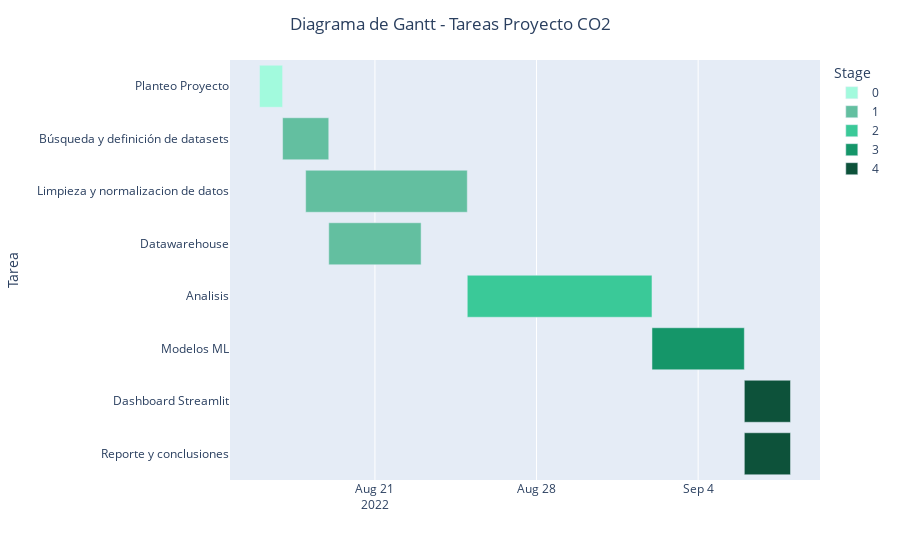

Notebook source saved alongside this figure:
### Code cell
color_sequence = ['#0d523a', '#159669', '#3ac998', '#63bfa0', '#a2fadd']
dg = pd.DataFrame([
    dict(Tarea="Planteo Proyecto", Start='2022-08-16', Finish='2022-08-17', Stage="0"),
    dict(Tarea="Búsqueda y definición de datasets", Start='2022-08-17', Finish='2022-08-19', Stage="1"),
    dict(Tarea="Limpieza y normalizacion de datos", Start='2022-08-18', Finish='2022-08-25', Stage="1"),
    dict(Tarea="Datawarehouse", Start='2022-08-19', Finish='2022-08-23', Stage="1"),
    dict(Tarea="Analisis", Start='2022-08-25', Finish='2022-09-02', Stage="2"),
    #dict(Tarea="Métricas", Start='2022-08-28', Finish='2022-09-02', Stage="2"),
    #dict(Tarea="Visualizaciones", Start='2022-08-28', Finish='2022-09-02', Stage="2"),    
    dict(Tarea="Modelos ML", Start='2022-09-02', Finish='2022-09-06', Stage="3"),
    dict(Tarea="Dashboard Streamlit", Start='2022-09-06', Finish='2022-09-08', Stage="4"),
    dict(Tarea="Reporte y conclusiones", Start='2022-09-06', Finish='2022-09-08', Stage="4"),
    ])

fig = px.timeline(dg, x_start="Start", x_end="Finish", y="Tarea",color="Stage", color_discrete_sequence=color_sequence[::-1])
fig.update_layout(title='Diagrama de Gantt - Tareas Proyecto CO2',title_x=0.5)
fig.update_yaxes(autorange="reversed")
fig.show()

### Figure 1 — Plotly figure (JSON) as saved in the notebook; plotly's stock layout.template omitted (floating-point values rounded to 4 significant figures)
{"data": [{"alignmentgroup": "True", "base": ["2022-08-16"], "hovertemplate": "Stage=0<br>Start=%{base}<br>Finish=%{x}<br>Tarea=%{y}<extra></extra>", "legendgroup": "0", "marker": {"color": "#a2fadd", "pattern": {"shape": ""}}, "name": "0", "offsetgroup": "0", "orientation": "h", "showlegend": true, "textposition": "auto", "type": "bar", "x": [86400000], "xaxis": "x", "y": ["Planteo Proyecto"], "yaxis": "y"}, {"alignmentgroup": "True", "base": ["2022-08-17", "2022-08-18", "2022-08-19"], "hovertemplate": "Stage=1<br>Start=%{base}<br>Finish=%{x}<br>Tarea=%{y}<extra></extra>", "legendgroup": "1", "marker": {"color": "#63bfa0", "pattern": {"shape": ""}}, "name": "1", "offsetgroup": "1", "orientation": "h", "showlegend": true, "textposition": "auto", "type": "bar", "x": [172800000, 604800000, 345600000], "xaxis": "x", "y": ["Búsqueda y definición de datasets", "Limpieza y normalizacion de datos", "Datawarehouse"], "yaxis": "y"}, {"alignmentgroup": "True", "base": ["2022-08-25"], "hovertemplate": "Stage=2<br>Start=%{base}<br>Finish=%{x}<br>Tarea=%{y}<extra></extra>", "legendgroup": "2", "marker": {"color": "#3ac998", "pattern": {"shape": ""}}, "name": "2", "offsetgroup": "2", "orientation": "h", "showlegend": true, "textposition": "auto", "type": "bar", "x": [691200000], "xaxis": "x", "y": ["Analisis"], "yaxis": "y"}, {"alignmentgroup": "True", "base": ["2022-09-02"], "hovertemplate": "Stage=3<br>Start=%{base}<br>Finish=%{x}<br>Tarea=%{y}<extra></extra>", "legendgroup": "3", "marker": {"color": "#159669", "pattern": {"shape": ""}}, "name": "3", "offsetgroup": "3", "orientation": "h", "showlegend": true, "textposition": "auto", "type": "bar", "x": [345600000], "xaxis": "x", "y": ["Modelos ML"], "yaxis": "y"}, {"alignmentgroup": "True", "base": ["2022-09-06", "2022-09-06"], "hovertemplate": "Stage=4<br>Start=%{base}<br>Finish=%{x}<br>Tarea=%{y}<extra></extra>", "legendgroup": "4", "marker": {"color": "#0d523a", "pattern": {"shape": ""}}, "name": "4", "offsetgroup": "4", "orientation": "h", "showlegend": true, "textposition": "auto", "type": "bar", "x": [172800000, 172800000], "xaxis": "x", "y": ["Dashboard Streamlit", "Reporte y conclusiones"], "yaxis": "y"}], "layout": {"barmode": "overlay", "legend": {"title": {"text": "Stage"}, "tracegroupgap": 0}, "margin": {"t": 60}, "title": {"text": "Diagrama de Gantt - Tareas Proyecto CO2", "x": 0.5}, "xaxis": {"anchor": "y", "domain": [0, 1], "type": "date"}, "yaxis": {"anchor": "x", "autorange": "reversed", "domain": [0, 1], "title": {"text": "Tarea"}}}}
